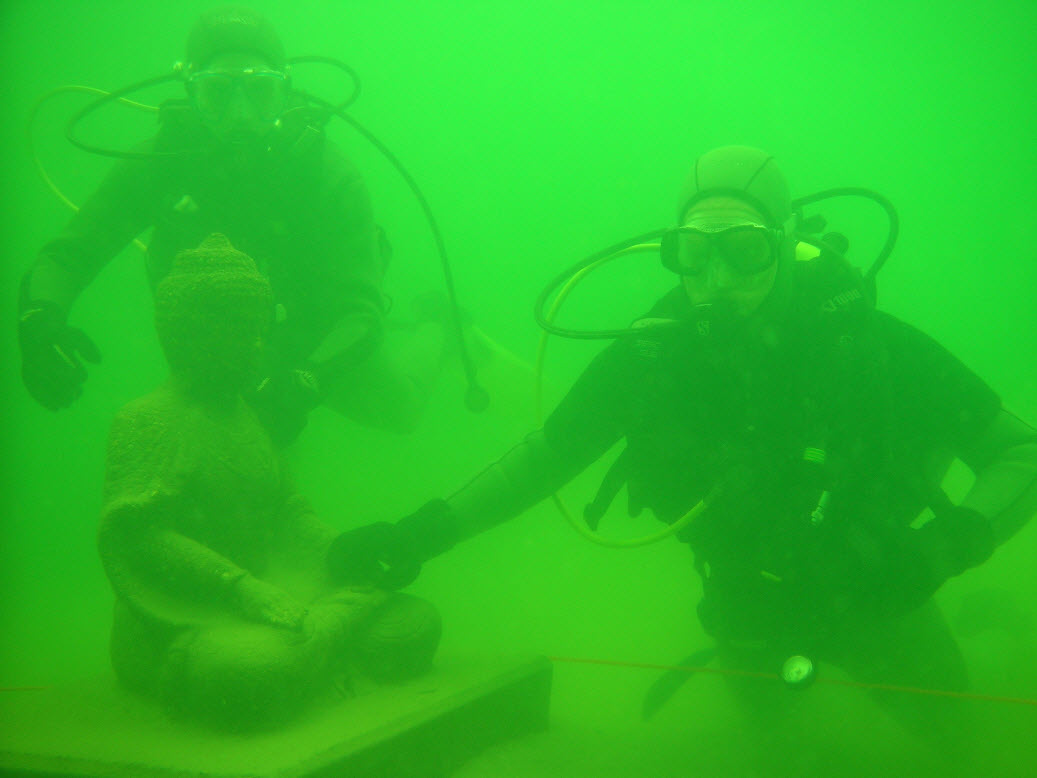
#> input picture img_3.jpg, 1037 x 778 px
$ python collection_3.py
#> lines starting #> are read from the running program, lines starting #| are printed output that depends on the picture
import cv2 as cv
import numpy as np
import matplotlib.pyplot as plt
import math
from skimage import color


# # 计算每个通道的平均像素值
def average_color(channel):
    h, w = channel.shape
    sum = 0
    for i in range(h):
        for j in range(w):
            sum = sum + channel[i][j]
    ave = sum / (w * h)
    return ave


# 根据论文公式 进行红 蓝 通道的补偿
def channel_compensate(channel, g):
    h, w = channel.shape
    g_ave = average_color(g)
    now_channel_ave = average_color(channel)
    for i in range(h):
        for j in range(w):
            channel[i][j] = channel[i][j] + (g_ave - now_channel_ave) * (1 - channel[i][j]) * g[i][j]
    return channel


# gray world
def GW(orgImg):
    B, G, R = np.double(orgImg[:, :, 0]), np.double(orgImg[:, :, 1]), np.double(orgImg[:, :, 2])
    B_ave, G_ave, R_ave = np.mean(B), np.mean(G), np.mean(R)
    K = (B_ave + G_ave + R_ave) / 3
    Kb, Kg, Kr = K / B_ave, K / G_ave, K / R_ave
    Ba = (B * Kb)
    Ga = (G * Kg)
    Ra = (R * Kr)
    dst_img = np.uint8(np.zeros_like(orgImg))
    dst_img[:, :, 0] = Ba
    dst_img[:, :, 1] = Ga
    dst_img[:, :, 2] = Ra
    return dst_img


# 改变像素范围
def normalization(channel, new_max, new_min):
    new_channel = (channel - np.min(channel)) * (new_max - new_min) / (np.max(channel) - np.min(channel)) - new_min
    print(new_channel)
    return new_channel


# 对图像进行归一化处理
def image_normalization(img, new_max, new_min):
    b, g, r = cv.split(img)
    b = normalization(b, new_max, new_min)
    g = normalization(g, new_max, new_min)
    r = normalization(r, new_max, new_min)
    img = cv.merge([b, g, r])
    print(img)
    return img


# 总函数 使用该函数进行白平衡
def white_balance(img_path, tag):
#> called with img_path = './img_3.jpg', tag = 1
    img = cv.imread(img_path, 1)
#> img is the input picture: shape (778, 1037, 3); mean B, G, R 38.2, 188.1, 39.9
    img = image_normalization(img, 1, 0)
#> (printed output is left out)
#> (printed output is left out)
#> (printed output is left out)
#> (printed output is left out)
    h, w, c = img.shape
    b, g, r = cv.split(img)

    # b = b / 256.0
    # g = g / 256.0
    # r = r / 256.0
    r_h, r_w = r.shape
    r_c = channel_compensate(r, g)
#> after the loop in average_color, `for i in range(h):`: sum = 458452.4
#> in average_color, `ave = sum / (w * h)`: ave = 0.568
#> in channel_compensate, `now_channel_ave = average_color(channel)`: now_channel_ave = 0.298
#> after the loop in channel_compensate, `for i in range(h):`:
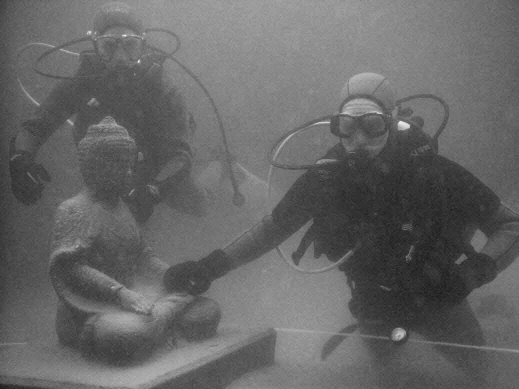
#> channel: shape (778, 1037) float64 (shown at 1/2 size); min 0.0818, max 1, mean 0.403
    b_c = channel_compensate(b, g)
    g_c = g
    img_compen = cv.merge([b_c, g_c, r_c])
    # img_compen = img_compen * 255
    img_compen = image_normalization(img_compen, 255, 0)
#> (printed output is left out)
#> (printed output is left out)
#> (printed output is left out)
#> (printed output is left out)
    img_compen = img_compen.astype(np.uint8)
    if tag == 1:
        img_compen = GW(img_compen)  # gray world
#> in GW, `B_ave, G_ave, R_ave = np.mean(B), np.mean(G), np.mean(R)`: B_ave = 110.8; G_ave = 144.4; R_ave = 88.57
#> in GW, `K = (B_ave + G_ave + R_ave) / 3`: K = 114.6
#> in GW, `Kb, Kg, Kr = K / B_ave, K / G_ave, K / R_ave`: Kb = 1.03; Kg = 0.793; Kr = 1.29
    return img, img_compen


# gamma校正
def adjust_gamma(image, gamma=0.6):
#> called with gamma = 0.6
    invGamma = 1.0 / gamma
    # table = np.array([((i / 255.0) ** invGamma) * 255
    #                   for i in np.arange(0, 256)]).astype(np.int64)
    table = np.array([((i / 255.0) ** invGamma) * 255
                      for i in np.arange(0, 256)]).astype(np.uint8)

    return cv.LUT(image, table)


# 锐化
# def sharpen(img):
#     kernel = np.array([[-1, -1, -1], [-1, 9, -1], [-1, -1, -1]])  #
#
#     output = cv.filter2D(img, -1, kernel)
#     return output
# #
# #
# # def sharpen2(img):
# #     kernel = np.array([[0, -1, 0], [-1, 5, -1], [0, -1, 0]])
# #
# #     output = cv.filter2D(img, -1, kernel)
# #     return output

# 锐化
def sharpen(img):
    # img = img.astype(np.double)
    img = img.astype(np.float32)
    gauss = cv.GaussianBlur(img, (5, 5), 3)
    n = 1
    unSharpMask = img - gauss
    stretchIm = hist_normalization(unSharpMask)
#> in hist_normalization, `c = img.min()`: c = -206.1
#> in hist_normalization, `d = img.max()`: d = 149.8
    result = (img + n * stretchIm) / 2
    result2 = result.astype(np.uint8)
    return result2


def hist_normalization(img, a=0, b=255):
    c = img.min()
    d = img.max()

    out = img.copy()
    out = (b - a) / (d - c) * (out - c) + a
    out[out < a] = a
    out[out > b] = b

    out = out.astype(np.uint8)
    return out


# 显示图片,在键盘按键后 图像消失
# [26 lines left out: functions img_show, bgr2rgb, show, compare_show, not called in this run]


# 计算拉普拉斯权重
def laplace(image_path):
    image = image_path
    # image = cv.imread(image_path, 1)
    image = cv.cvtColor(image, cv.COLOR_RGB2LAB)  # rgb图片转化成lab图
    image_l = np.double(image[:, :, 0]) / 256  # 取l
    # [5 lines of commented-out code are left out]

    output_9 = cv.Laplacian(image_l, cv.CV_64F)
    output_9 = cv.convertScaleAbs(output_9)
    # [8 lines of commented-out code are left out]

    return output_9


# 计算显著性权重
def saliency(image_path):
    image = image_path
    # image = cv.cvtColor(image, cv.COLOR_RGB2LAB)
    image = color.rgb2lab(image)
    output = np.zeros((image.shape[0], image.shape[1]), dtype=int)
    SUML = 0
    SUMB = 0
    SUMA = 0
    size = image.shape[0] * image.shape[1]
    for x in range(image.shape[0]):  # 遍历每一个像素
        for y in range(image.shape[1]):
            l, a, b = image[x, y]
            SUML += l
            SUMA += a
            SUMB += b
    ml = SUML / size
    ma = SUMA / size
    mb = SUMB / size
    for x in range(image.shape[0]):  # 遍历每一个像素
        for y in range(image.shape[1]):
            l, a, b = image[x, y]
            output[x, y] = (l - ml) * (l - ml) + (a - ma) * (a - ma) + (b - mb) * (b - mb)
    # cv.imshow("L", output)
    return output


# 计算饱和权重
def saturation(image_path):
    # image = cv.imread(image_path, 1) # 以彩色图bgr读入
    image = image_path / 256.0
    # cv.imshow('rgb image', image) # 显示图像
    # if cv.waitKey(0) == 27: # 设置按esc键时，关闭图像
    #     cv.destroyAllWindows()

    '''
    因为不知道输出是二维数组还是灰度图，所以两个都先写着
    '''

    output = np.zeros((image.shape[0], image.shape[1]), dtype=int)  # 初始化一个和图像大小一样的二维数组，每个元素为0

    out_img = np.ones((image.shape[0], image.shape[1]), np.float32)  # 初始化一个和图像大小一样的灰度图，每个像素为1
    out_img = 255 * out_img  # 将像素改为255

    # cv.imshow('out_img', out_img) # 显示图像
    # if cv.waitKey(0) == 27: # 设置按esc键时，关闭图像
    #     cv.destroyAllWindows()

    for x in range(image.shape[0]):  # 遍历每一个像素
        for y in range(image.shape[1]):
            b, g, r = image[x, y]  # 获取每个像素的各个通道的值
            l = r * 0.299 + g * 0.587 + b * 0.114  # 计算亮度
            w = math.sqrt(1 / 3 * (math.pow((r - l), 2) + math.pow((g - l), 2) + math.pow((b - l), 2)))  # 饱和权重计算
            output[x][y] = w
            out_img[x][y] = w

    # print(output)
    # cv.imshow('out_image', out_img) # 显示计算饱和权后的灰度图
    # if cv.waitKey(0) == 27:
    #     cv.destroyAllWindows()
    return out_img


# 下采样
def down_half(image):
    h = np.array([1, 4, 6, 4, 1]) / 16
    # print(h)
    filt = (h.T).dot(h)
    # print(filt)
    # output = cv.filter2D(image, -1, filt)
    out = cv.filter2D(image, cv.CV_64F, filt)
    output = out[::2, ::2]
    return output


# 高斯金字塔
def gauss_pyramid(image, level):
    pyramid_images = []
    pyramid_images.append(image)
    temp = image.copy()
    for i in range(0, level):
        temp = down_half(temp)
        pyramid_images.append(temp)
        # cv.imshow("gauss" + str(i), temp)
        # cv.waitKey(0)
    return pyramid_images


# 上采样
def up_half(image):
    h = np.array([1, 4, 6, 4, 1]) / 16
    filt = (h.T).dot(h)
    outimage = np.zeros((image.shape[0] * 2, image.shape[1] * 2), dtype=np.float64)
    outimage[::2, ::2] = image[:, :]
    out = cv.filter2D(outimage, cv.CV_64F, filt)
    return out


# 拉普拉斯金字塔
def lap_pyramid(pyramid_images):
    pyramid_lap = []
    k = len(pyramid_images)
    for i in range(0, k - 1):
        big_one = pyramid_images[i]
        small_one = up_half(pyramid_images[i + 1])
        if small_one.shape[0] > big_one.shape[0]:
            small_one = np.delete(small_one, (-1), axis=0)
        if small_one.shape[1] > big_one.shape[1]:
            small_one = np.delete(small_one, (-1), axis=1)
        pyramid_lap.append(big_one - small_one)
        # cv.imshow("lap" + str(i), big_one - small_one)
        # cv.waitKey(0)
    pyramid_lap.append(pyramid_images.pop())
    return pyramid_lap


def split_rgb(image):
    (R, G, B) = cv.split(image)
    return B, G, B


# [12 lines left out: function collapse, not called in this run]


img_path = './img_3.jpg'
img, img_compen = white_balance(img_path, tag=1)  # 白平衡
# print(1)
# print(type(img_compen))
# print(img_compen.dtype)
# tag == 1 时， 在白平衡后使用gray-world 处理 ， tag == 0 则不处理
cv.imshow('white_balance', img_compen.astype(np.uint8))
cv.waitKey(0)

img_gamma_adjust = adjust_gamma(img_compen)  # gamma校正
# print(2)
# print(type(img_gamma_adjust))
# print(img_gamma_adjust.dtype)
cv.imshow('img_gamma_adjust', img_gamma_adjust)
cv.waitKey(0)
# compare_show(img_compen, img_gamma_adjust)                # 图片对比

img_sharpen1 = sharpen(img_compen)  # 锐化1
# [4 lines of commented-out code are left out]
cv.imshow('img_sharpen', img_sharpen1)
cv.waitKey(0)

# img_gamma_adjust = np.array(img_gamma_adjust, dtype=np.float32)
# print("calculating gamma")
img_lap_1 = laplace(img_gamma_adjust)  # 计算拉普拉斯权重1
# [6 lines of commented-out code are left out]
img_lap_2 = laplace(img_sharpen1)  # 计算拉普拉斯权重2
#> in laplace (call 2), `image_l = np.double(image[:, :, 0]) / 256`:
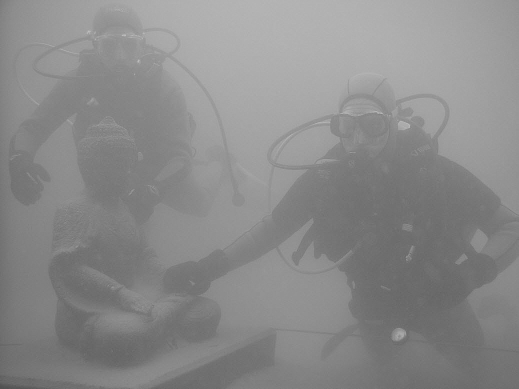
#> image_l: shape (778, 1037) float64 (shown at 1/2 size); min 0.316, max 0.793, mean 0.543
# print(5)
# print(type(img_lap_2))
# print(img_lap_2.dtype)
cv.imshow('Laplace Image', img_lap_1)
cv.waitKey(0)
cv.imshow('Laplace Image', img_lap_2)
cv.waitKey(0)

img_wsal_1 = saliency(img_gamma_adjust)  # 计算显著性权重1
#> after the loop in saliency, `for x in range(image.shape[0]):`: SUMA = 2236589.8; SUMB = 128954.8; SUML = 24159233
#> in saliency, `ml = SUML / size`: ml = 29.95
#> in saliency, `ma = SUMA / size`: ma = 2.77
#> in saliency, `mb = SUMB / size`: mb = 0.16
#> after the loop in saliency, `for x in range(image.shape[0]):`:
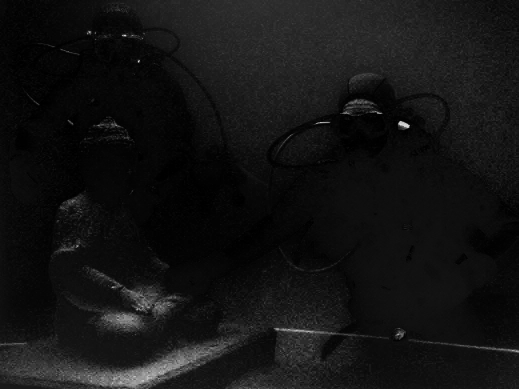
#> output: shape (778, 1037) int64 (shown at 1/2 size); min 1, max 8865, mean 685.1; drawn with min black and max white
# [4 lines of commented-out code are left out]
img_wsal_2 = saliency(img_sharpen1)  # 计算显著性权重2
# [5 lines of commented-out code are left out]
cv.imshow('wsal Image1', img_wsal_1.astype(np.uint8))
cv.waitKey(0)
cv.imshow('wsal Image2', img_wsal_2.astype(np.uint8))
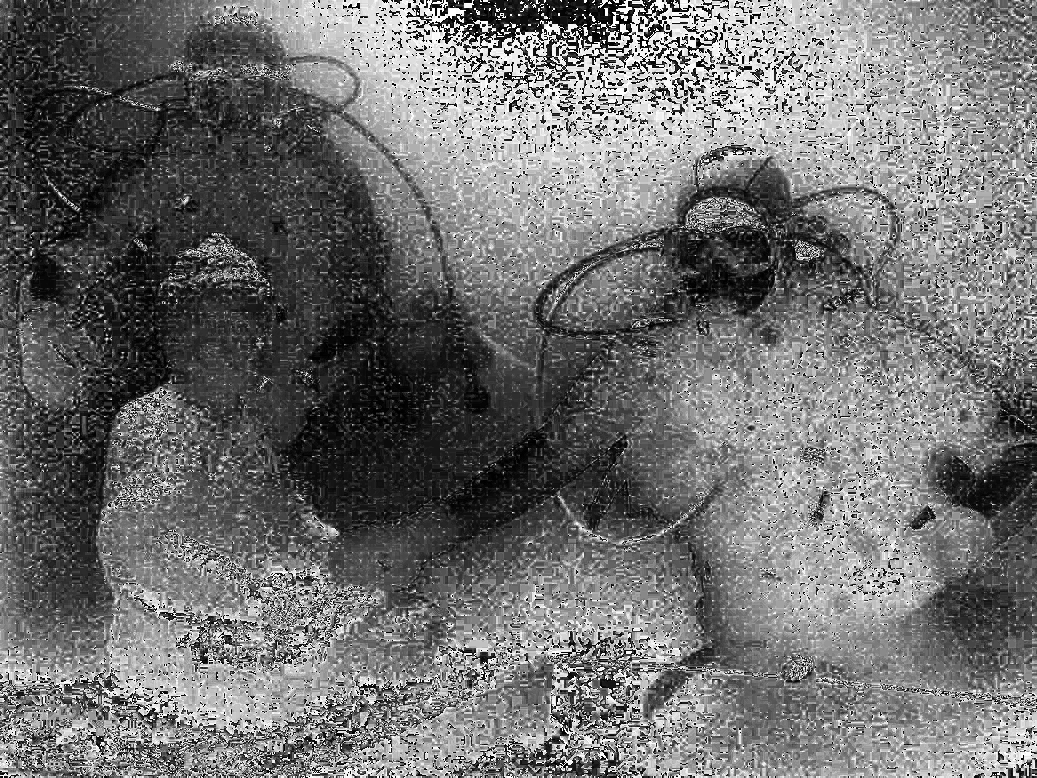
#> window 'wsal Image2': shape (778, 1037); min 0, max 255, mean 111.4
cv.waitKey(0)

img_wsat_1 = saturation(img_gamma_adjust)  # 计算饱和权重1
# [4 lines of commented-out code are left out]
img_wsat_2 = saturation(img_sharpen1)  # 计算饱和权重2
# print(9)
# print(type(img_wsat_2))
# print(img_wsat_2.dtype)
cv.imshow('wsat Image1', img_wsat_1)
cv.waitKey(0)
cv.imshow('wsat Image2', img_wsat_2)
cv.waitKey(0)

# WL 拉普拉斯权重
# WS 显著权重
# WSat 饱和权重
# 权重归一化处理
weight1 = (img_lap_1 + img_wsal_1 + img_wsat_1 + 0.1) / (
        img_lap_1 + img_wsal_1 + img_wsat_1 + img_lap_2 + img_wsal_2 + img_wsat_2 + 0.2)
weight2 = (img_lap_2 + img_wsal_2 + img_wsat_2 + 0.1) / (
        img_lap_1 + img_wsal_1 + img_wsat_1 + img_lap_2 + img_wsal_2 + img_wsat_2 + 0.2)
# [10 lines of commented-out code are left out]
plt.imshow(weight1, cmap='gray')
plt.title('weight1')
plt.show()
plt.imshow(weight2, cmap='gray')
plt.title('weight2')
plt.show()

# 多尺度融合
level = 3
Weight1 = gauss_pyramid(weight1, level)
#> after the loop in gauss_pyramid, `for i in range(0, level):`: pyramid_images = 4 items
#> Weight1 = 4 items
Weight2 = gauss_pyramid(weight2, level)
#> Weight2 = 4 items
# print(len(Weight1))
# print(len(Weight2))

(r1, g1, b1) = split_rgb(img_gamma_adjust)  # gamma
r1 = gauss_pyramid(r1, level)
#> r1 = 4 items
g1 = gauss_pyramid(g1, level)
#> g1 = 4 items
b1 = gauss_pyramid(b1, level)
#> b1 = 4 items
r1 = lap_pyramid(r1)
#> in lap_pyramid, `k = len(pyramid_images)`: k = 4
#> after the loop in lap_pyramid, `for i in range(0, k - 1):`: pyramid_lap = 3 items
g1 = lap_pyramid(g1)
b1 = lap_pyramid(b1)
(r2, g2, b2) = split_rgb(img_sharpen1)  # 锐化
r2 = gauss_pyramid(r2, level)
#> r2 = 4 items
g2 = gauss_pyramid(g2, level)
#> g2 = 4 items
b2 = gauss_pyramid(b2, level)
#> b2 = 4 items
r2 = lap_pyramid(r2)
g2 = lap_pyramid(g2)
b2 = lap_pyramid(b2)
# print(len(r1))
# print(len(r2))


#> (the run stopped early here; a loop or call above may not have finished)
